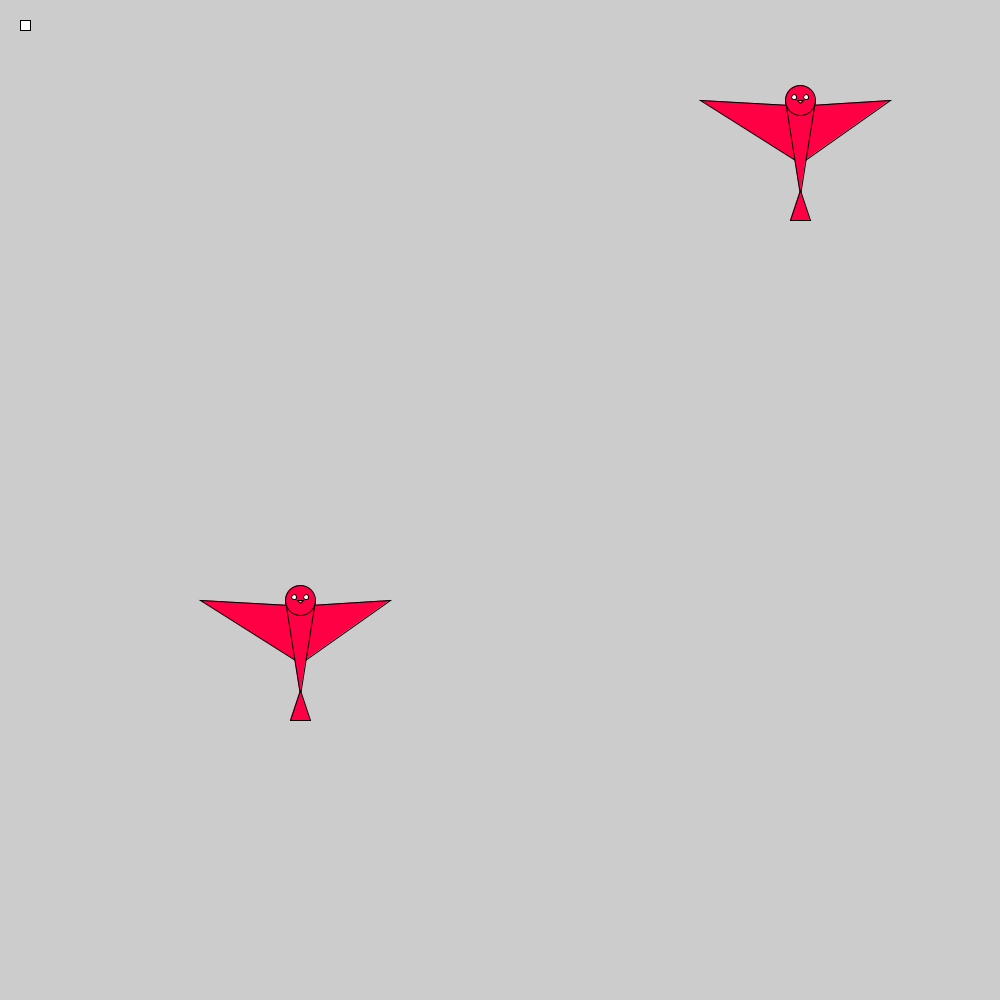
Frame 1 (no input)
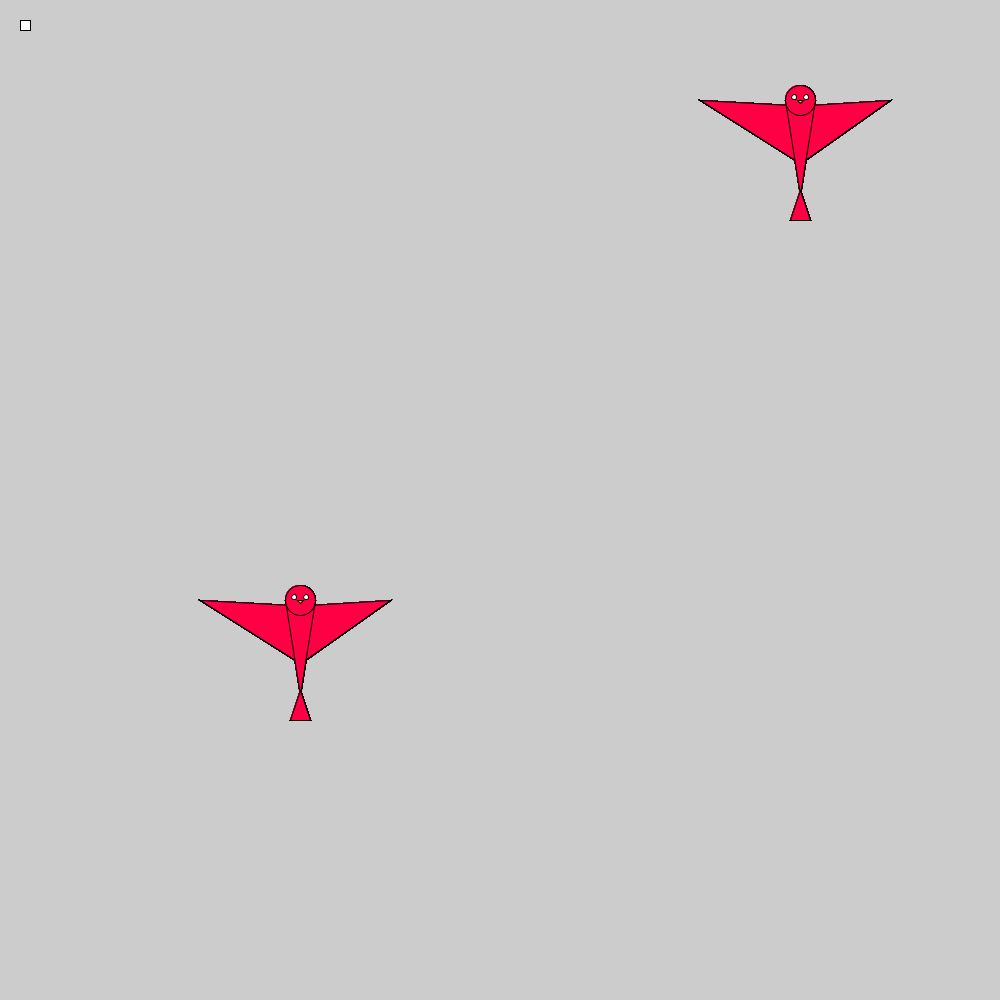
Frame 60 (the mouse pressed at the canvas centre just before this capture)
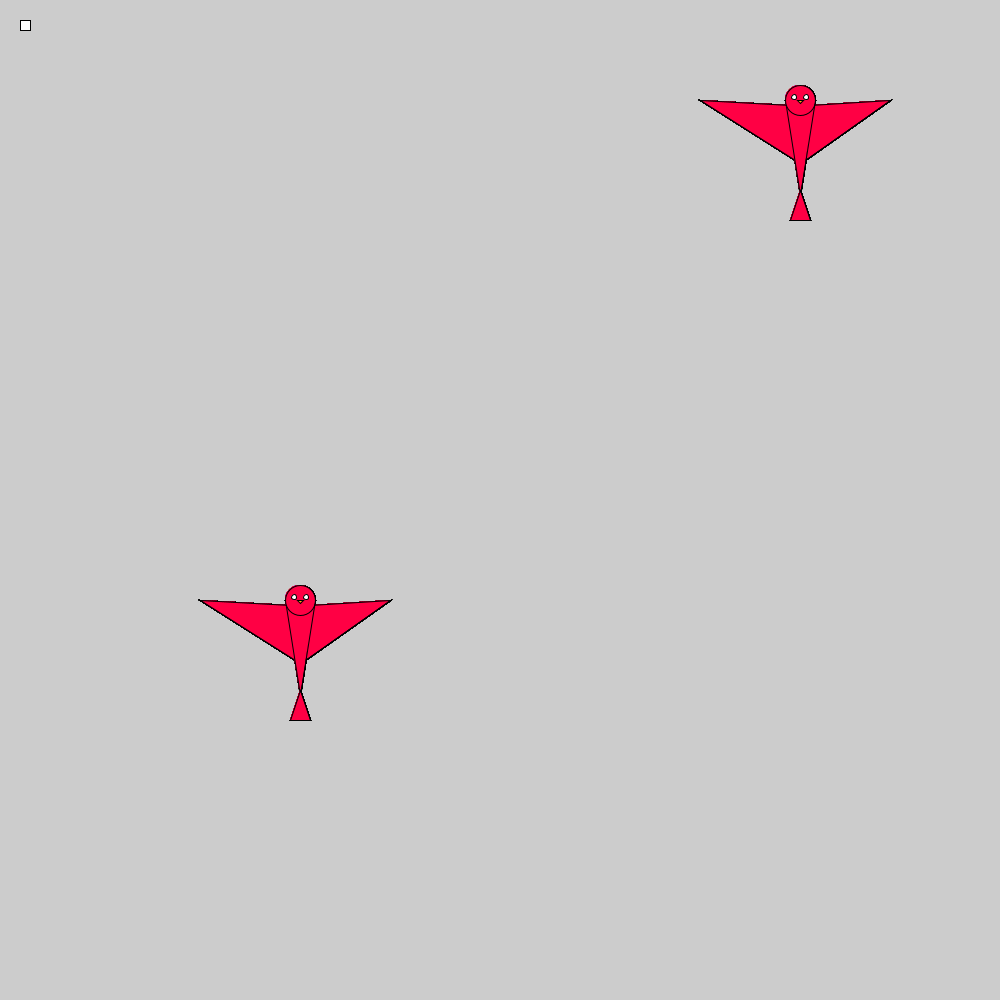
Frame 120 (the mouse held since frame 60 and released just before this capture)

The Processing sketch that drew these frames (run headless with seeded random() and noise(); from frame 60 on, the mouse is pressed at the canvas centre):

// Processing sketch: format_for_The_Tale_of_the_Three_Brothers
// ── format_for_The_Tale_of_the_Three_Brothers.pde
void setup()
{
  size(1000, 1000);
}

void draw()
{
   scene1(); 
  
}


void scene1()
{
  rect(20, 20, 10, 10);
  bird(0, 0);
  bird(-500, 500);
  bird(750, 500);
}

void scene2()
{
   
}

void bird(int birdX, int birdY)
{
   //bird
  fill(#FF0044);
  triangle(790+birdX, 105+birdY, 795+birdX, 160+birdY, 700+birdX, 100+birdY);
  triangle(810+birdX, 105+birdY, 805+birdX, 160+birdY, 890+birdX, 100+birdY);
  triangle(785+birdX, 100+birdY, 815+birdX, 100+birdY, 800+birdX, 195+birdY);
  triangle(800+birdX, 190+birdY, 790+birdX, 220+birdY, 810+birdX, 220+birdY);
  ellipse(800+birdX, 100+birdY, 30, 30);
  fill(#FFC400);
  triangle(797+birdX, 100+birdY, 803+birdX, 100+birdY, 800+birdX, 103+birdY);
  fill(255, 255, 255);
  ellipse(794+birdX, 97+birdY, 5, 5);
  ellipse(806+birdX, 97+birdY, 5, 5);
}
